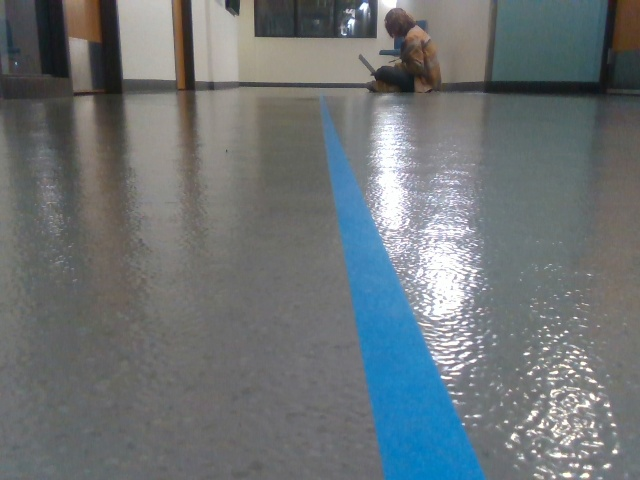
#> input picture ros_ws/src/img4.jpg, 640 x 480 px
$ python daph_line_detect.py
#> lines starting #> are read from the running program, lines starting #| are printed output that depends on the picture; after the words box and inside, x2 and y2 are one past the last pixel; in counts of white or black regions, pixels touching at a corner belong together
# take and image and detect blue lines in it
import cv2
import numpy as np
import os
img = cv2.imread(os.path.join(os.path.dirname(__file__), '../img4.jpg'))
#> img is the input picture: shape (480, 640, 3); mean B, G, R 118.1, 115.5, 109.1

# WARP
h, w = img.shape[:2]
#> h = 480; w = 640

top_shift = 40   # shift top of image right (positive) or left (negative)
bottom_shift = -225 # shift bottom of image right (positive) or left (negative)

src = np.float32([
    [0, 0],           # top-left
    [w - top_shift, 0],       # top-right
    [0, h],        # bottom-left
    [w - bottom_shift, h]     # bottom-right
])
#> src = [[0, 0], [600, 0], [0, 480], [865, 480]]

dst = np.float32([
    [0, 0],
    [w, 0],
    [0, h],
    [w, h]
])
#> dst = [[0, 0], [640, 0], [0, 480], [640, 480]]

M = cv2.getPerspectiveTransform(src, dst)
img = cv2.warpPerspective(img, M, (w, h))
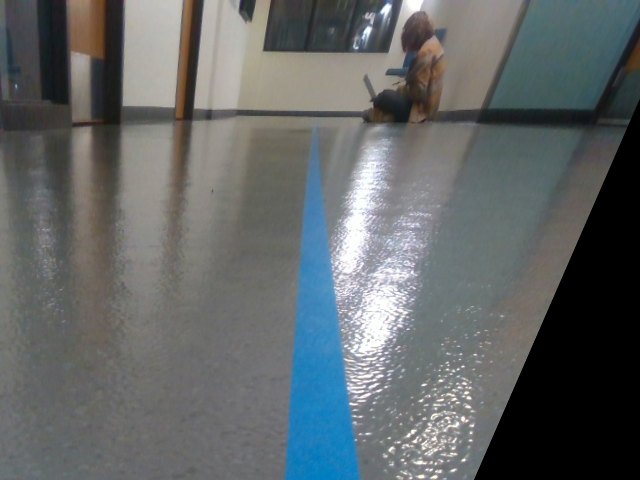
#> img: shape (480, 640, 3); mean B, G, R 103.4, 102.4, 98

# blue mask
rgb = [164, 108, 7]
plus_minus = [50, 50, 90]
mask = cv2.inRange(img, np.array(rgb) - np.array(plus_minus), np.array(rgb) + np.array(plus_minus))
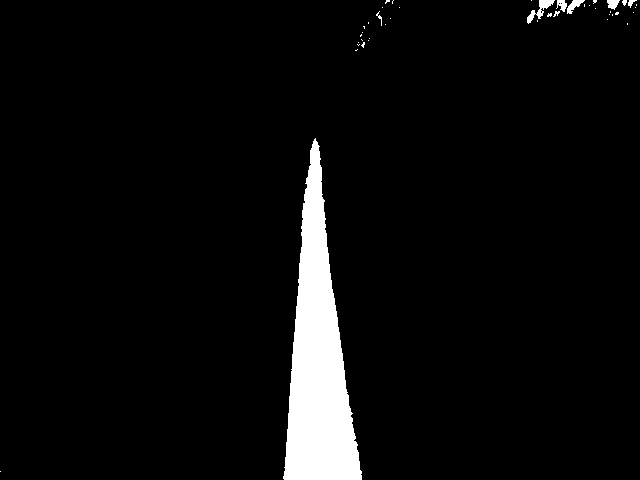
#> mask: shape (480, 640); 4.8% white; 43 white regions (34 under 20 px), largest, box (x1, y1, x2, y2) and area: (283, 138, 362, 480) 13960, (527, 0, 555, 24) 217, (567, 0, 585, 14) 116
# find edges
edges = cv2.Canny(mask, 50, 150, apertureSize=3)
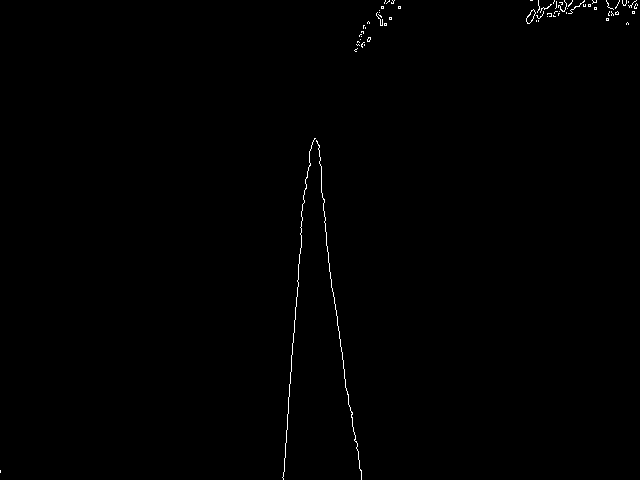
#> edges: shape (480, 640); 0.38% white in thin lines or dots
# find lines
lines = cv2.HoughLinesP(edges, 1, np.pi / 180, threshold=50, minLineLength=50, maxLineGap=10)
#> lines = [[283, 479, 299, 254], [326, 239, 352, 426], [324, 216, 330, 278]]
# draw lines
if lines is not None:
    for line in lines:
        x1, y1, x2, y2 = line[0]
        cv2.line(img, (x1, y1), (x2, y2), (0, 255, 0), 2)
#> this loop made 3 passes
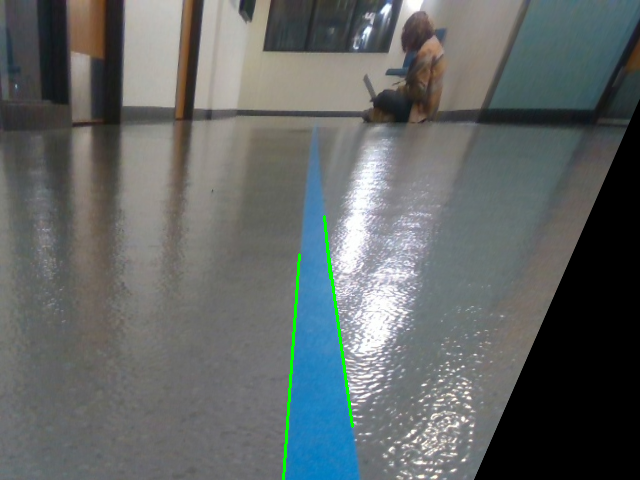
#> img: shape (480, 640, 3); 0.43% of pixels changed, all inside (x1, y1, x2, y2) = (282, 215, 354, 480)

import matplotlib.pyplot as plt

img_width = img.shape[1]
img_center = img_width / 2
third = img_width / 3
third_left = third
third_right = third_left + third

# draw lines and find highest point
min_y = img.shape[0]
target_x = None
go_straight = True
if lines is not None:
    for line in lines:
        x1, y1, x2, y2 = line[0]
        cv2.line(img, (x1, y1), (x2, y2), (0, 255, 0), 2)
        if y1 < min_y:
            min_y = y1
            target_x = x1
        if y2 < min_y:
            min_y = y2
            target_x = x2

        # if not in middle third, set go_straight to False
        if (x1 < third_left or x1 > third_right) or (x2 < third_left or x2 > third_right):
            go_straight = False
#> this loop made 3 passes
#> (x1, y1, x2, y2, min_y, target_x) on passes 1 to 3: (283, 479, 299, 254, 254, 299), (326, 239, 352, 426, 239, 326), (324, 216, 330, 278, 216, 324)
#> after the loop, min_y = 216; target_x = 324

# To show the mask:
plt.subplot(1, 2, 1)
plt.imshow(mask, cmap='gray')
plt.title('Mask')

# To show the original with lines drawn:
plt.subplot(1, 2, 2)
plt.imshow(cv2.cvtColor(img, cv2.COLOR_BGR2RGB))  # convert BGR->RGB for correct colors
plt.title('Lines')

# add the min y point
if not go_straight:
    plt.plot(target_x, min_y, 'ro', markersize=12, label='Target Point')
plt.axvline(third_left, color='yellow', linestyle='--', linewidth=1, label='Left/Mid Boundary')
plt.axvline(third_right, color='yellow', linestyle='--', linewidth=1, label='Mid/Right Boundary')
plt.legend()

plt.show()
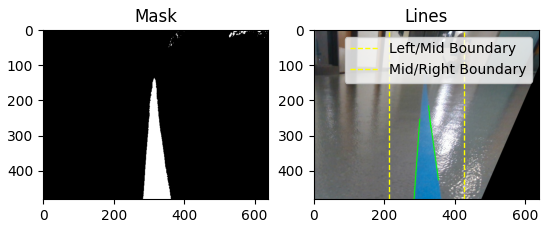
#> figure drawn by matplotlib, 2 panels

$ run again, with ros_ws/src/img2.jpg copied over ros_ws/src/img4.jpg
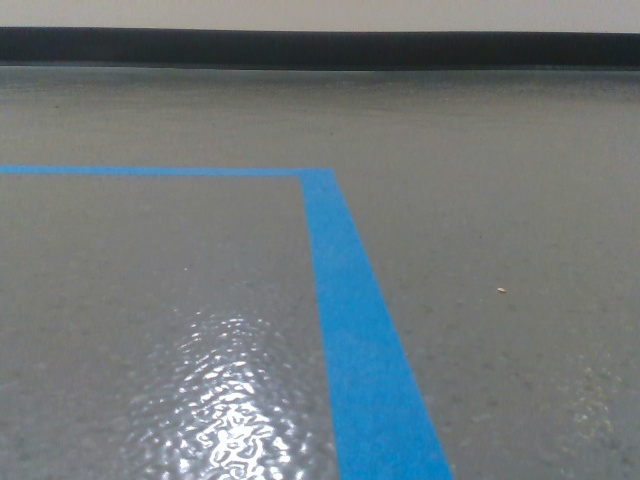
#> input picture ros_ws/src/img2.jpg, 640 x 480 px
#> img is the input picture: shape (480, 640, 3); mean B, G, R 122.5, 119.6, 110.3
#> mask: shape (480, 640); 5.7% white; 6 white regions (5 under 20 px), largest, box (x1, y1, x2, y2) and area: (0, 208, 338, 480) 17502
#> edges: shape (480, 640); 0.37% white in thin lines or dots, all inside (x1, y1, x2, y2) = (0, 90, 338, 480)
#> lines = [[194, 211, 250, 211], [250, 479, 271, 273], [2, 214, 188, 217], [312, 251, 333, 448], [166, 216, 273, 218], [320, 320, 328, 397], [0, 208, 74, 208]]
#> the loop `for line in lines:` made 7 passes
#> after the loop `for line in lines:`:
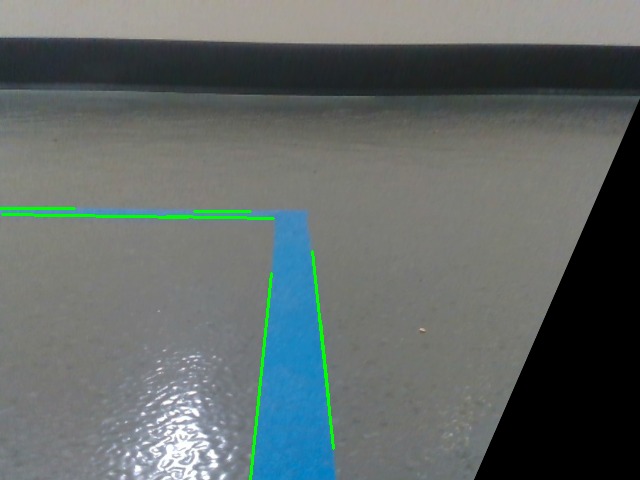
#> img: shape (480, 640, 3); mean B, G, R 104.1, 105.2, 96.9
#> the loop `for line in lines:` made 7 passes
#> (x1, y1, x2, y2, min_y, target_x) on passes 1, 7: (194, 211, 250, 211, 211, 194), (0, 208, 74, 208, 208, 0)
#> after the loop `for line in lines:`: min_y = 208; target_x = 0
#> `plt.show()`:
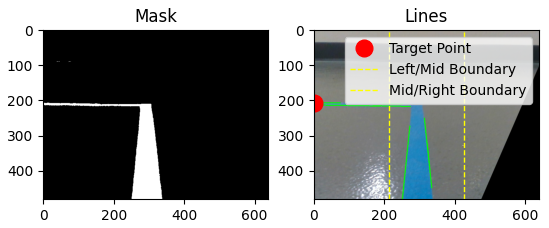
#> figure drawn by matplotlib, 2 panels

$ run again, with ros_ws/src/img3.jpg copied over ros_ws/src/img4.jpg
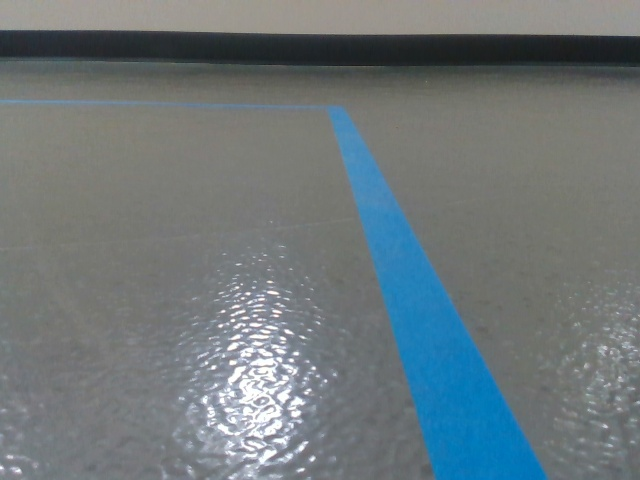
#> input picture ros_ws/src/img3.jpg, 640 x 480 px
#> img is the input picture: shape (480, 640, 3); mean B, G, R 122.5, 119.4, 109.7
#> mask: shape (480, 640); 5.7% white; 1 white region, box (x1, y1, x2, y2) and area: (318, 139, 409, 480) 17655
#> edges: shape (480, 640); 0.23% white in thin lines or dots, all inside (x1, y1, x2, y2) = (317, 139, 409, 480)
#> lines = [[319, 233, 319, 172], [356, 238, 408, 479], [320, 479, 320, 391], [319, 400, 319, 248], [349, 210, 363, 273], [333, 141, 352, 219]]
#> the loop `for line in lines:` made 6 passes
#> after the loop `for line in lines:`:
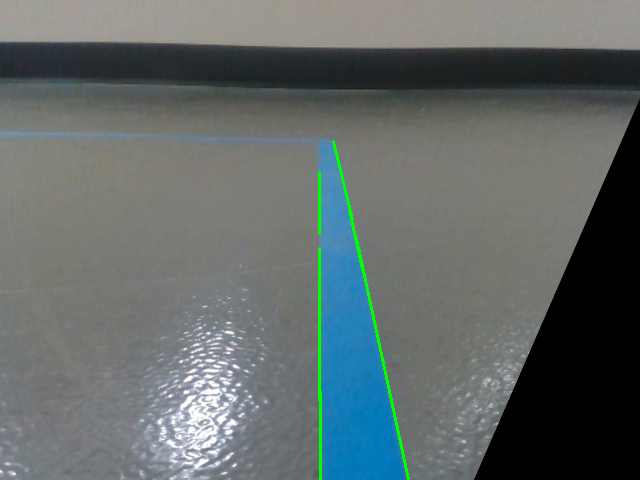
#> img: shape (480, 640, 3); mean B, G, R 105, 105.6, 97.4
#> the loop `for line in lines:` made 6 passes
#> (x1, y1, x2, y2, min_y, target_x) on passes 1, 6: (319, 233, 319, 172, 172, 319), (333, 141, 352, 219, 141, 333)
#> after the loop `for line in lines:`: min_y = 141; target_x = 333
#> `plt.show()`:
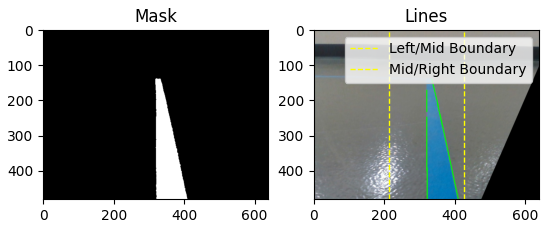
#> figure drawn by matplotlib, 2 panels

$ run again, with ros_ws/src/img.jpg copied over ros_ws/src/img4.jpg
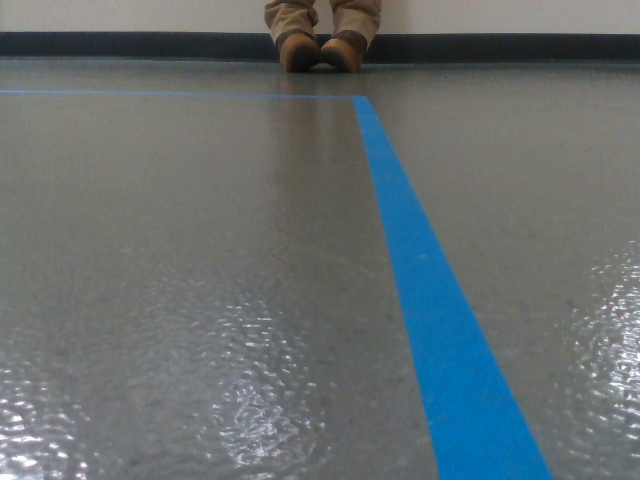
#> input picture ros_ws/src/img.jpg, 640 x 480 px
#> img is the input picture: shape (480, 640, 3); mean B, G, R 111.3, 109.2, 100.6
#> mask: shape (480, 640); 6% white; 11 white regions (9 under 20 px), largest, box (x1, y1, x2, y2) and area: (325, 127, 415, 480) 18349, (253, 125, 271, 130) 47
#> edges: shape (480, 640); 0.27% white in thin lines or dots, all inside (x1, y1, x2, y2) = (0, 43, 490, 480)
#> lines = [[366, 159, 404, 427], [336, 289, 345, 127], [325, 470, 333, 319]]
#> the loop `for line in lines:` made 3 passes
#> after the loop `for line in lines:`:
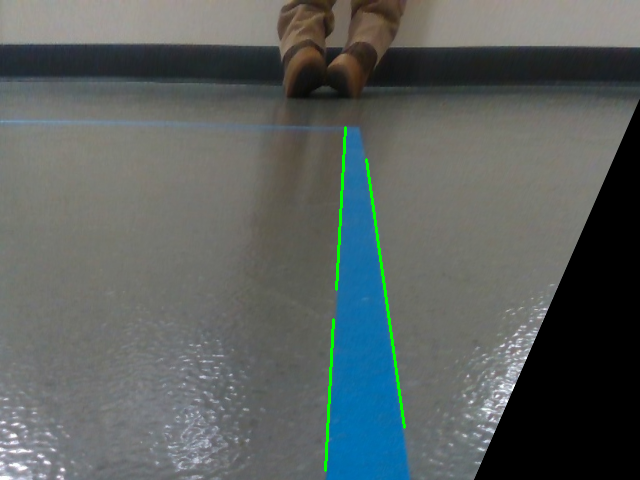
#> img: shape (480, 640, 3); mean B, G, R 95.5, 96.8, 89.8
#> the loop `for line in lines:` made 3 passes
#> (x1, y1, x2, y2, min_y, target_x) on passes 1 to 2: (366, 159, 404, 427, 159, 366), (336, 289, 345, 127, 127, 345)
#> after the loop `for line in lines:`: min_y = 127; target_x = 345
#> `plt.show()`:
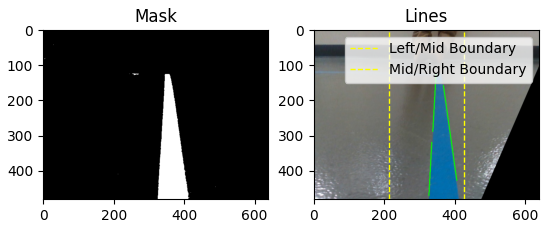
#> figure drawn by matplotlib, 2 panels
